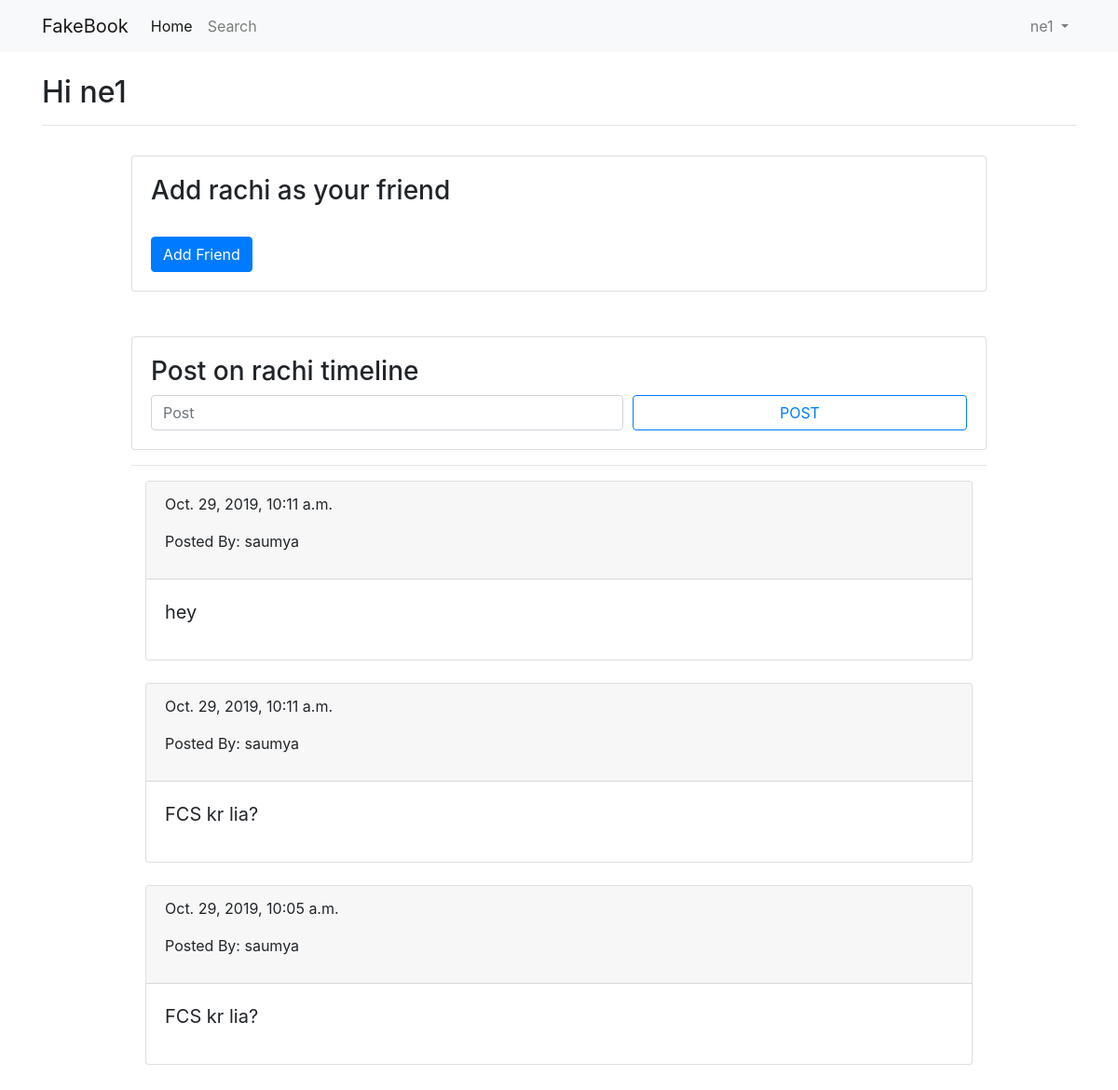
Page /profilepage/rachi (signed in) on the committed database.
### core/models.py (models this page shows, shortened)
class UserPosts(models.Model):
    postedBy = models.CharField(max_length=20)
    postContent = models.TextField()
    postTime = models.DateTimeField()
    postedOn= models.CharField(max_length=20)
    class Meta:
        db_table = 'UserPosts'

### core/views.py (the view, shortened to what this page needs)
# urls.py: path('profilepage/<name>',views.viewprofile,name='profilepage'),
def viewprofile(request,name):
    isFriend = checkIfAlreadyFriend(name, request.user.username)
    s=request.POST.__contains__('post_text')
    allposts=UserPosts.objects.filter(postedOn=name).order_by('-postTime')
    print(allposts.count())
    return render(request, 'user/friend_profile.html', {'username':name, 'isFriend':isFriend,'allposts':allposts} )

### core/views.py (called while the page is built)
def checkIfAlreadyFriend(friend_user_name, self_username):
    try:
        friend = Friends.objects.get(person_user_name=self_username, friend_user_name=friend_user_name)
    except ObjectDoesNotExist:
        friend = None
    if friend:
        return True
    else:
        return False

### social_site/templates/user/friend_profile.html (shortened to what this page needs)
{% extends "../registration/base.html" %}
{% block content %}
<h2>Hi {{ user.username }}</h2>
<hr>
<div class="row justify-content-center">
    <div class="col-10" style="padding:1em">
        <div class="card">
            <div class="card-body">
                {% if isFriend == True %}
                <h3>{{username}} is your friend</h3>
                {% else %}
                <h3>Add {{username}} as your friend</h3>
                {% endif %}
                <br>
                <div class="row">
                    <div class="col-5">
                        {% if isFriend == True %}
                        <a id="unfriend" class="btn btn-primary" href="#" role="button">Unfriend</a>
                        {% else %}
                        <a id="add_friend" class="btn btn-primary" href="#" role="button">Add Friend</a>
                        {% endif %}
                    </div>
                    <div class="col-5">
                    </div>
                </div>
            </div>
        </div>
        <br><br>
        <div class="card">
            <div class="card-body">
                <h3>Post on {{username}} timeline</h3>
                <form action="{% url 'profilepage' username %}" method="post">
                    <div class="form-row">
                        <div class="col-7">
                            <input type="text" name="post_text" id="post_text" class="form-control" placeholder="Post">
                        </div>
                        <div class="col">
                            <input type="submit" class="btn btn-outline-primary btn-block" value="POST">
                        </div>
                    </div>
                </form>
            </div>
        </div>
        <hr class="wide">
        <div class="container-fluid">
            {%for user_post in allposts %}
              <div class="card">
                  <div class="card-header">
                  <p>{{user_post.postTime}} </p>
                  <p>Posted By: {{user_post.postedBy}}</p>
                  </div>
                  <div class="card-body">
                    <blockquote class="blockquote mb-0">
                      <p>{{user_post.postContent}}
                    </blockquote>
                  </div>
               </div>
               <br>
               {% endfor %}
          </div>
    </div>
</div>
{% endblock %}

### social_site/templates/registration/base.html (shortened to what this page needs)
<!doctype html>
<html lang="en">
  <head>
    <link rel="stylesheet" href="https://stackpath.bootstrapcdn.com/bootstrap/4.3.1/css/bootstrap.min.css">
  </head>
  <body>
<nav class="navbar navbar-expand-lg navbar-light bg-light mb-4">
<div class="container">
  <a class="navbar-brand" href="">FakeBook</a>
  <div class="collapse navbar-collapse" id="navbarSupportedContent">
    <ul class="navbar-nav mr-auto">
      <li class="nav-item active">
        <a class="nav-link" href="{% url 'home' %}">Home <span class="sr-only">(current)</span></a>
      </li>
      <li class="nav-item">
        <a class="nav-link" href="{% url 'search' %}">Search</a>
      </li>
    </ul>
    {% if user.is_authenticated %}
       <ul class="navbar-nav">
        <li class="nav-item dropdown">
        <a class="nav-link dropdown-toggle" href="#" id="navbarDropdown" role="button" data-toggle="dropdown" aria-haspopup="true" aria-expanded="false">
          {{ user.username }}
        </a>
      </li>
    </ul>
    {% else %}
      <form class="form-inline my-2 my-lg-0">
        <a href = "{% url 'login' %}" class="btn btn-outline-success my-2 my-sm-0">Login</a>
      </form>
     {% endif %}
  </div>
  </div>
</nav>
  <div class="container">
    {% block content %}
    {% endblock %}
  </body>
</html>

### rows in the picture
UserPosts: postTime "Oct. 29, 2019, 10:11 a.m.", postedBy "saumya", postContent "hey"
UserPosts: postTime "Oct. 29, 2019, 10:11 a.m.", postedBy "saumya", postContent "FCS kr lia?"
UserPosts: postTime "Oct. 29, 2019, 10:05 a.m.", postedBy "saumya", postContent "FCS kr lia?"

### other values in the picture
{{ user.username }} "ne1"
{{ username }} "rachi"
